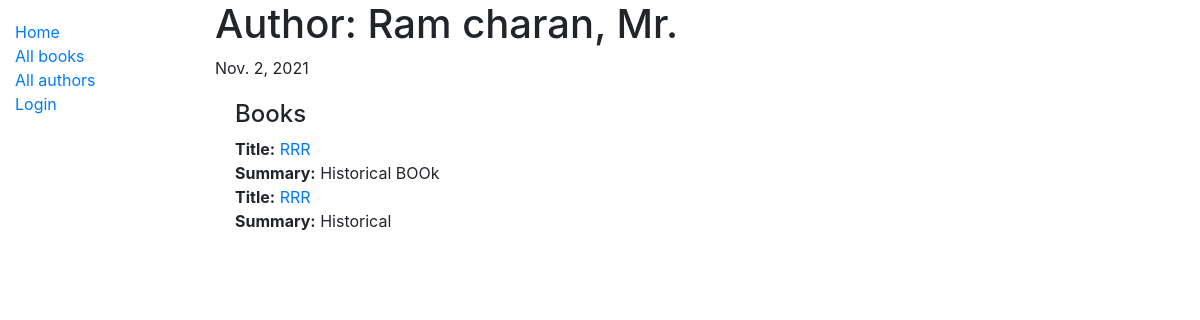
The page /catalog/authors/2 on the database its author committed.
### catalog/models.py (models this page shows, shortened)
class Author(models.Model):
    first_name = models.CharField(max_length=100)
    last_name = models.CharField(max_length=100)
    date_of_birth = models.DateField(null=True, blank=True)
    date_of_death = models.DateField('Died', null=True, blank=True)
    class Meta:
        ordering = ['last_name', 'first_name']

class Book(models.Model):
    title = models.CharField(max_length=200)
    author = models.ForeignKey('Author', on_delete=models.SET_NULL, null=True)
    summary = models.TextField(max_length=1000, help_text='Enter a brief description of the book')
    isbn = models.CharField('ISBN', max_length=13, unique=True,
                            help_text='13 Character <a href="https://www.isbn-international.org/content/what-isbn'
                                      '">ISBN number</a>')
    genre = models.ManyToManyField(Genre, help_text='Select a genre for this book')
    def display_genre(self):
        """Create a string for the Genre. This is required to display genre in Admin."""
        return ', '.join(genre.name for genre in self.genre.all()[:3])
    display_genre.short_description = 'Genre'

### catalog/views.py (the view)
# urls.py: path('authors/<int:pk>', views.AuthorDetailView.as_view(), name='author-detail'),
class AuthorDetailView(generic.DetailView):
    model = Author

### catalog/templates/catalog/author_detail.html
{% extends "base_generic.html" %}
{% block content %}
  <h1>Author: {{ author.last_name }}, {{ author.first_name }}</h1>
  {{ author.date_of_birth }}
 <div style="margin-left:20px;margin-top:20px">
    <h4>Books</h4>
     {% for author in author.book_set.all %}
      <strong>Title:</strong> <a href="">{{ author.title }}</a><br>
      <strong>Summary:</strong> {{ author.summary }}<br>
    {% endfor %}
  </div>
{% endblock %}

### rows shown on the page
Author: last_name "Ram charan", first_name "Mr.", date_of_birth "Nov. 2, 2021"
Book: title "RRR", summary "Historical BOOk"
Book: title "RRR", summary "Historical"
